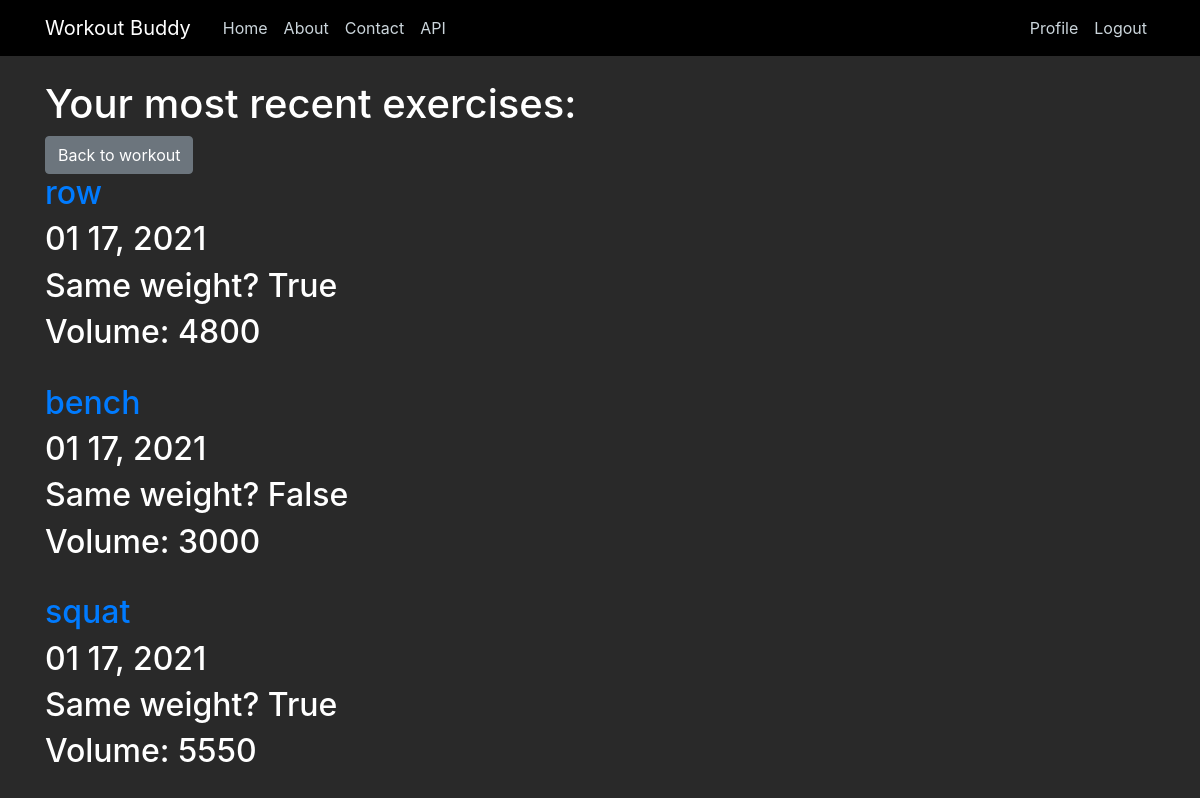
Screenshot of /workouts/29/exercises/ (signed in) with the database file from the repository.
### exercises/models.py (models this page shows, shortened)
class Exercises(models.Model):
    workout_id = models.ForeignKey(Workouts, default=None, on_delete=models.CASCADE) #delete exercise if workout it is associated with is deleted.
    date = models.DateField()
    exercise = models.CharField(max_length=50)
    sameWeight = models.BooleanField(default=False)
    totalVolume = models.IntegerField(default=0) #is able to be null or blank. Will be auto filled in by after exercises details are inputted.

### main/views.py (the view)
# urls.py: path('workouts/<int:pk>/exercises/', main_views.WorkoutExercisesListView.as_view(), name='workout-exercises'), #use view from exercises.
class WorkoutExercisesListView(LoginRequiredMixin, UserPassesTestMixin, ListView):
    model = Exercises
    template_name = '/exercises/templates/exercises/exercises.html'
    context_object_name = 'exercises'
    def get_queryset(self):
        workoutpk = self.kwargs['pk']
        workout = Workouts.objects.get(pk=workoutpk)
        queryset = Exercises.objects.filter(workout_id=workoutpk) #date=workout.date
        return queryset.order_by('-date') #order by newest date to oldest.
    def test_func(self):
        workout = Workouts.objects.get(pk=self.kwargs['pk'])
        if self.request.user == workout.username:
            return True
        else:
            return False

### exercises/templates/exercises/exercises_list.html
{% extends "main/base.html" %}
{% block content %}
    {% if user.is_authenticated %}
        <h1>Your most recent exercises: </h1>
        {% if exercises.0 is None %}
            <h2>Add some exercises!</h2>
            <a class="btn btn-secondary" href="{% url 'workouts' %}">Back to workouts</a>
            <a class="btn btn-secondary" href="new/">Add exercise</a>
        {% else %}
            <a class="btn btn-secondary" href="{% url 'workouts-detail' exercises.0.workout_id.id %}">Back to workout</a>
        {% endif %}
        <br />
            {% for exercise in exercises %}
                <h2><a href="{% url 'exercises-detail' exercise.workout_id.id exercise.id %}">{{ exercise.exercise }}</a></h2>
                <h2>{{ exercise.date|date:"m d, Y" }}</h2>
                <h2>Same weight? {{ exercise.sameWeight }}</h2>
                <h2>Volume: {{ exercise.totalVolume }}</h2>
                <br />
            {% endfor %}
    {% else %}
        <h2>Login to view or edit your workouts</h2>
        <a href="{% url 'login' %}">Login</a>
        <br />
        <h2>Or register if you don't have an account to log into</h2>
        <a href="{% url 'register' %}">Register now!</a>
    {% endif %}
{% endblock content %}

### main/static/main/main.css (style rules this page uses)
body { background: #292929; color: #333333; margin-top: 5rem; }
h1, h2, h3, h4, h5, h6 { color: #ffffff; }

### rows the page displays
Exercises: exercise "row", date "01 17, 2021", sameWeight "True", totalVolume "4800"
Exercises: exercise "bench", date "01 17, 2021", sameWeight "False", totalVolume "3000"
Exercises: exercise "squat", date "01 17, 2021", sameWeight "True", totalVolume "5550"
